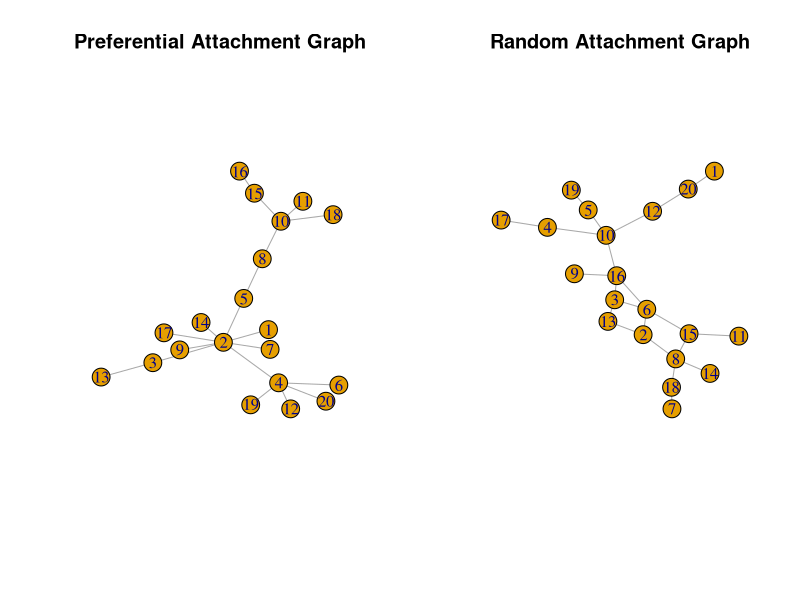

Here is the R script that generated this plot:
## ---- chunk 1
library("igraph")  # package to generate and analyse networks
par(mfrow=c(1,2))
gba <- barabasi.game(20, directed=FALSE)  # 20-node, undirected graph
plot(gba, main="Preferential Attachment Graph")  # plot left graph
ger <- erdos.renyi.game(20, 0.12)  # 20 node, 12% attachment probability
plot(ger, main="Random Attachment Graph") # plot right graph
## ---- chunk 2
ws_graph <- watts.strogatz.game(1, 100, 4, 0.05)
average.path.length(ws_graph)
